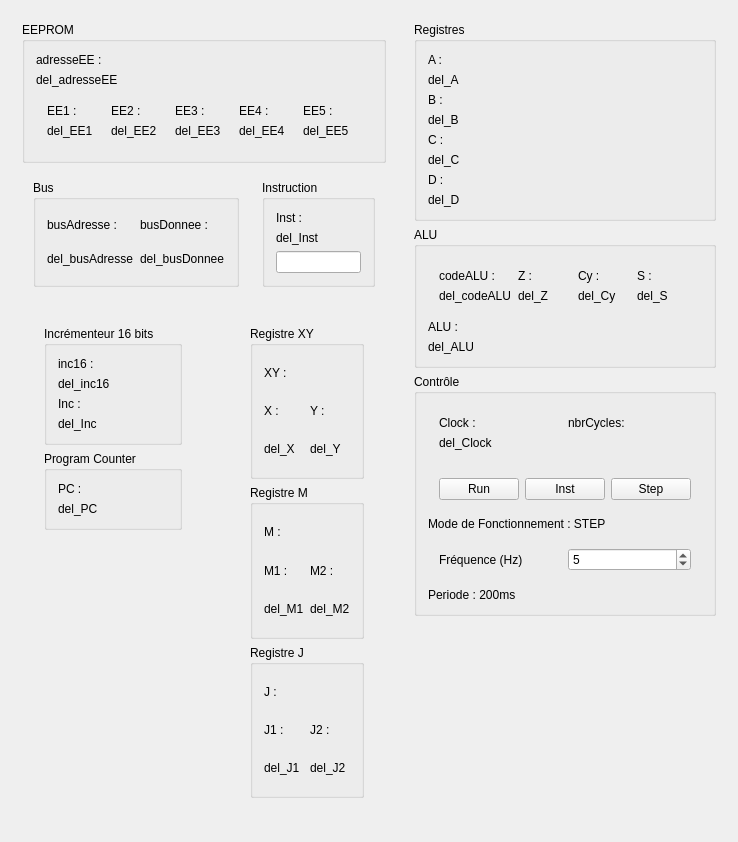
<?xml version="1.0" encoding="UTF-8"?>
<ui version="4.0">
 <class>Widget</class>
 <widget class="QWidget" name="Widget">
  <property name="geometry">
   <rect>
    <x>0</x>
    <y>0</y>
    <width>738</width>
    <height>842</height>
   </rect>
  </property>
  <property name="windowTitle">
   <string>Widget</string>
  </property>
  <layout class="QHBoxLayout" name="horizontalLayout_3">
   <item>
    <widget class="QWidget" name="widget_6" native="true">
     <layout class="QVBoxLayout" name="verticalLayout_11">
      <item>
       <widget class="QGroupBox" name="groupBox_3">
        <property name="title">
         <string>EEPROM</string>
        </property>
        <layout class="QVBoxLayout" name="verticalLayout_4">
         <item>
          <widget class="QLabel" name="label_AdresseEE">
           <property name="text">
            <string>adresseEE :</string>
           </property>
          </widget>
         </item>
         <item>
          <widget class="QLabel" name="del_adresseEE">
           <property name="text">
            <string>del_adresseEE</string>
           </property>
          </widget>
         </item>
         <item>
          <widget class="QWidget" name="widget_2" native="true">
           <layout class="QGridLayout" name="gridLayout">
            <item row="0" column="0">
             <widget class="QLabel" name="label_EE1">
              <property name="text">
               <string>EE1 :</string>
              </property>
             </widget>
            </item>
            <item row="0" column="1">
             <widget class="QLabel" name="label_EE2">
              <property name="text">
               <string>EE2 :</string>
              </property>
             </widget>
            </item>
            <item row="0" column="2">
             <widget class="QLabel" name="label_EE3">
              <property name="text">
               <string>EE3 :</string>
              </property>
             </widget>
            </item>
            <item row="0" column="3">
             <widget class="QLabel" name="label_EE4">
              <property name="text">
               <string>EE4 :</string>
              </property>
             </widget>
            </item>
            <item row="0" column="4">
             <widget class="QLabel" name="label_EE5">
              <property name="text">
               <string>EE5 :</string>
              </property>
             </widget>
            </item>
            <item row="1" column="0">
             <widget class="QLabel" name="del_EE1">
              <property name="text">
               <string>del_EE1</string>
              </property>
             </widget>
            </item>
            <item row="1" column="1">
             <widget class="QLabel" name="del_EE2">
              <property name="text">
               <string>del_EE2</string>
              </property>
             </widget>
            </item>
            <item row="1" column="2">
             <widget class="QLabel" name="del_EE3">
              <property name="text">
               <string>del_EE3</string>
              </property>
             </widget>
            </item>
            <item row="1" column="3">
             <widget class="QLabel" name="del_EE4">
              <property name="text">
               <string>del_EE4</string>
              </property>
             </widget>
            </item>
            <item row="1" column="4">
             <widget class="QLabel" name="del_EE5">
              <property name="text">
               <string>del_EE5</string>
              </property>
             </widget>
            </item>
           </layout>
          </widget>
         </item>
        </layout>
       </widget>
      </item>
      <item>
       <widget class="QWidget" name="widget_8" native="true">
        <layout class="QHBoxLayout" name="horizontalLayout_2">
         <item>
          <widget class="QGroupBox" name="groupBox_7">
           <property name="title">
            <string>Bus</string>
           </property>
           <layout class="QGridLayout" name="gridLayout_5">
            <item row="0" column="0">
             <widget class="QLabel" name="label_busAdresse">
              <property name="text">
               <string>busAdresse :</string>
              </property>
             </widget>
            </item>
            <item row="0" column="2">
             <widget class="QLabel" name="label_busDonnee">
              <property name="text">
               <string>busDonnee :</string>
              </property>
             </widget>
            </item>
            <item row="1" column="0">
             <widget class="QLabel" name="del_busAdresse">
              <property name="text">
               <string>del_busAdresse</string>
              </property>
             </widget>
            </item>
            <item row="1" column="2">
             <widget class="QLabel" name="del_busDonnee">
              <property name="text">
               <string>del_busDonnee</string>
              </property>
             </widget>
            </item>
           </layout>
          </widget>
         </item>
         <item>
          <spacer name="horizontalSpacer">
           <property name="orientation">
            <enum>Qt::Horizontal</enum>
           </property>
           <property name="sizeHint" stdset="0">
            <size>
             <width>40</width>
             <height>20</height>
            </size>
           </property>
          </spacer>
         </item>
         <item>
          <widget class="QGroupBox" name="groupBox">
           <property name="title">
            <string>Instruction</string>
           </property>
           <layout class="QVBoxLayout" name="verticalLayout">
            <property name="sizeConstraint">
             <enum>QLayout::SetDefaultConstraint</enum>
            </property>
            <item>
             <widget class="QLabel" name="label_Inst">
              <property name="text">
               <string>Inst :</string>
              </property>
             </widget>
            </item>
            <item>
             <widget class="QLabel" name="del_Inst">
              <property name="text">
               <string>del_Inst</string>
              </property>
             </widget>
            </item>
            <item>
             <widget class="QLineEdit" name="lineEdit_ASM">
              <property name="readOnly">
               <bool>true</bool>
              </property>
             </widget>
            </item>
           </layout>
          </widget>
         </item>
        </layout>
       </widget>
      </item>
      <item>
       <widget class="QWidget" name="widget_9" native="true">
        <layout class="QHBoxLayout" name="horizontalLayout_6">
         <item>
          <widget class="QWidget" name="widget_7" native="true">
           <layout class="QVBoxLayout" name="verticalLayout_7">
            <item>
             <widget class="QGroupBox" name="groupBox_10">
              <property name="title">
               <string>Incrémenteur 16 bits</string>
              </property>
              <layout class="QVBoxLayout" name="verticalLayout_8">
               <item>
                <widget class="QLabel" name="label_inc16">
                 <property name="text">
                  <string>inc16 :</string>
                 </property>
                </widget>
               </item>
               <item>
                <widget class="QLabel" name="del_inc16">
                 <property name="text">
                  <string>del_inc16</string>
                 </property>
                </widget>
               </item>
               <item>
                <widget class="QLabel" name="label_Inc">
                 <property name="text">
                  <string>Inc :</string>
                 </property>
                </widget>
               </item>
               <item>
                <widget class="QLabel" name="del_Inc">
                 <property name="text">
                  <string>del_Inc</string>
                 </property>
                </widget>
               </item>
              </layout>
             </widget>
            </item>
            <item>
             <widget class="QGroupBox" name="groupBox_11">
              <property name="title">
               <string>Program Counter</string>
              </property>
              <layout class="QVBoxLayout" name="verticalLayout_5">
               <item>
                <widget class="QLabel" name="label_PC">
                 <property name="text">
                  <string>PC :</string>
                 </property>
                </widget>
               </item>
               <item>
                <widget class="QLabel" name="del_PC">
                 <property name="text">
                  <string>del_PC</string>
                 </property>
                </widget>
               </item>
              </layout>
             </widget>
            </item>
            <item>
             <spacer name="verticalSpacer_2">
              <property name="orientation">
               <enum>Qt::Vertical</enum>
              </property>
              <property name="sizeHint" stdset="0">
               <size>
                <width>20</width>
                <height>40</height>
               </size>
              </property>
             </spacer>
            </item>
           </layout>
          </widget>
         </item>
         <item>
          <spacer name="horizontalSpacer_2">
           <property name="orientation">
            <enum>Qt::Horizontal</enum>
           </property>
           <property name="sizeHint" stdset="0">
            <size>
             <width>40</width>
             <height>20</height>
            </size>
           </property>
          </spacer>
         </item>
         <item>
          <widget class="QWidget" name="widget_10" native="true">
           <layout class="QVBoxLayout" name="verticalLayout_10">
            <item>
             <widget class="QGroupBox" name="groupBox_5">
              <property name="title">
               <string>Registre XY</string>
              </property>
              <layout class="QGridLayout" name="gridLayout_3">
               <property name="sizeConstraint">
                <enum>QLayout::SetDefaultConstraint</enum>
               </property>
               <item row="0" column="0">
                <widget class="QLabel" name="label_XY">
                 <property name="text">
                  <string>XY :</string>
                 </property>
                </widget>
               </item>
               <item row="1" column="0">
                <widget class="QLabel" name="label_X">
                 <property name="text">
                  <string>X :</string>
                 </property>
                </widget>
               </item>
               <item row="2" column="0">
                <widget class="QLabel" name="del_X">
                 <property name="text">
                  <string>del_X</string>
                 </property>
                </widget>
               </item>
               <item row="1" column="1">
                <widget class="QLabel" name="label_Y">
                 <property name="text">
                  <string>Y :</string>
                 </property>
                </widget>
               </item>
               <item row="2" column="1">
                <widget class="QLabel" name="del_Y">
                 <property name="text">
                  <string>del_Y</string>
                 </property>
                </widget>
               </item>
              </layout>
             </widget>
            </item>
            <item>
             <widget class="QGroupBox" name="groupBox_4">
              <property name="title">
               <string>Registre M</string>
              </property>
              <layout class="QGridLayout" name="gridLayout_2">
               <item row="0" column="0">
                <widget class="QLabel" name="label_M">
                 <property name="text">
                  <string>M :</string>
                 </property>
                </widget>
               </item>
               <item row="1" column="0">
                <widget class="QLabel" name="label_M1">
                 <property name="text">
                  <string>M1 :</string>
                 </property>
                </widget>
               </item>
               <item row="2" column="0">
                <widget class="QLabel" name="del_M1">
                 <property name="text">
                  <string>del_M1</string>
                 </property>
                </widget>
               </item>
               <item row="1" column="1">
                <widget class="QLabel" name="label_M2">
                 <property name="text">
                  <string>M2 :</string>
                 </property>
                </widget>
               </item>
               <item row="2" column="1">
                <widget class="QLabel" name="del_M2">
                 <property name="text">
                  <string>del_M2</string>
                 </property>
                </widget>
               </item>
              </layout>
             </widget>
            </item>
            <item>
             <widget class="QGroupBox" name="groupBox_6">
              <property name="title">
               <string>Registre J</string>
              </property>
              <layout class="QGridLayout" name="gridLayout_4">
               <item row="0" column="0">
                <widget class="QLabel" name="label_J">
                 <property name="text">
                  <string>J :</string>
                 </property>
                </widget>
               </item>
               <item row="1" column="0">
                <widget class="QLabel" name="label_J1">
                 <property name="text">
                  <string>J1 :</string>
                 </property>
                </widget>
               </item>
               <item row="2" column="0">
                <widget class="QLabel" name="del_J1">
                 <property name="text">
                  <string>del_J1</string>
                 </property>
                </widget>
               </item>
               <item row="1" column="1">
                <widget class="QLabel" name="label_J2">
                 <property name="text">
                  <string>J2 :</string>
                 </property>
                </widget>
               </item>
               <item row="2" column="1">
                <widget class="QLabel" name="del_J2">
                 <property name="text">
                  <string>del_J2</string>
                 </property>
                </widget>
               </item>
              </layout>
             </widget>
            </item>
           </layout>
          </widget>
         </item>
        </layout>
       </widget>
      </item>
     </layout>
    </widget>
   </item>
   <item>
    <widget class="QWidget" name="widget_5" native="true">
     <layout class="QVBoxLayout" name="verticalLayout_12">
      <item>
       <widget class="QGroupBox" name="groupBox_2">
        <property name="title">
         <string>Registres</string>
        </property>
        <layout class="QVBoxLayout" name="verticalLayout_2">
         <item>
          <widget class="QLabel" name="label_A">
           <property name="text">
            <string>A :</string>
           </property>
          </widget>
         </item>
         <item>
          <widget class="QLabel" name="del_A">
           <property name="text">
            <string>del_A</string>
           </property>
          </widget>
         </item>
         <item>
          <widget class="QLabel" name="label_B">
           <property name="text">
            <string>B :</string>
           </property>
          </widget>
         </item>
         <item>
          <widget class="QLabel" name="del_B">
           <property name="text">
            <string>del_B</string>
           </property>
          </widget>
         </item>
         <item>
          <widget class="QLabel" name="label_C">
           <property name="text">
            <string>C :</string>
           </property>
          </widget>
         </item>
         <item>
          <widget class="QLabel" name="del_C">
           <property name="text">
            <string>del_C</string>
           </property>
          </widget>
         </item>
         <item>
          <widget class="QLabel" name="label_D">
           <property name="text">
            <string>D :</string>
           </property>
          </widget>
         </item>
         <item>
          <widget class="QLabel" name="del_D">
           <property name="text">
            <string>del_D</string>
           </property>
          </widget>
         </item>
        </layout>
       </widget>
      </item>
      <item>
       <widget class="QGroupBox" name="groupBox_9">
        <property name="title">
         <string>ALU</string>
        </property>
        <layout class="QVBoxLayout" name="verticalLayout_3">
         <item>
          <widget class="QWidget" name="widget" native="true">
           <layout class="QGridLayout" name="gridLayout_6">
            <item row="0" column="3">
             <widget class="QLabel" name="label_Cy">
              <property name="text">
               <string>Cy :</string>
              </property>
             </widget>
            </item>
            <item row="1" column="3">
             <widget class="QLabel" name="del_Cy">
              <property name="text">
               <string>del_Cy</string>
              </property>
             </widget>
            </item>
            <item row="0" column="2">
             <widget class="QLabel" name="label_Z">
              <property name="text">
               <string>Z :</string>
              </property>
             </widget>
            </item>
            <item row="1" column="2">
             <widget class="QLabel" name="del_Z">
              <property name="text">
               <string>del_Z</string>
              </property>
             </widget>
            </item>
            <item row="0" column="4">
             <widget class="QLabel" name="label_S">
              <property name="text">
               <string>S :</string>
              </property>
             </widget>
            </item>
            <item row="1" column="4">
             <widget class="QLabel" name="del_S">
              <property name="text">
               <string>del_S</string>
              </property>
             </widget>
            </item>
            <item row="0" column="0">
             <widget class="QLabel" name="label_codeALU">
              <property name="text">
               <string>codeALU :</string>
              </property>
             </widget>
            </item>
            <item row="1" column="0">
             <widget class="QLabel" name="del_codeALU">
              <property name="text">
               <string>del_codeALU</string>
              </property>
             </widget>
            </item>
           </layout>
          </widget>
         </item>
         <item>
          <widget class="QLabel" name="label_ALU">
           <property name="text">
            <string>ALU :</string>
           </property>
          </widget>
         </item>
         <item>
          <widget class="QLabel" name="del_ALU">
           <property name="text">
            <string>del_ALU</string>
           </property>
          </widget>
         </item>
        </layout>
       </widget>
      </item>
      <item>
       <widget class="QGroupBox" name="groupBox_8">
        <property name="title">
         <string>Contrôle</string>
        </property>
        <layout class="QVBoxLayout" name="verticalLayout_6">
         <item>
          <widget class="QWidget" name="widget_4" native="true">
           <layout class="QGridLayout" name="gridLayout_8">
            <item row="1" column="0">
             <widget class="QLabel" name="del_Clock">
              <property name="text">
               <string>del_Clock</string>
              </property>
             </widget>
            </item>
            <item row="0" column="0">
             <widget class="QLabel" name="label_Clock">
              <property name="text">
               <string>Clock :</string>
              </property>
             </widget>
            </item>
            <item row="0" column="1">
             <widget class="QLabel" name="label_nbrCycles">
              <property name="text">
               <string>nbrCycles:</string>
              </property>
             </widget>
            </item>
           </layout>
          </widget>
         </item>
         <item>
          <widget class="QWidget" name="widget_3" native="true">
           <layout class="QHBoxLayout" name="horizontalLayout">
            <item>
             <widget class="QPushButton" name="pushButton_Run">
              <property name="text">
               <string>Run</string>
              </property>
              <property name="checkable">
               <bool>true</bool>
              </property>
              <property name="checked">
               <bool>false</bool>
              </property>
             </widget>
            </item>
            <item>
             <widget class="QPushButton" name="pushButton_Inst">
              <property name="text">
               <string>Inst</string>
              </property>
              <property name="checkable">
               <bool>true</bool>
              </property>
             </widget>
            </item>
            <item>
             <widget class="QPushButton" name="pushButton_Step">
              <property name="text">
               <string>Step</string>
              </property>
             </widget>
            </item>
           </layout>
          </widget>
         </item>
         <item>
          <widget class="QLabel" name="label_modeFonctionnement">
           <property name="text">
            <string>Mode de Fonctionnement : STEP</string>
           </property>
          </widget>
         </item>
         <item>
          <widget class="QWidget" name="widget_11" native="true">
           <layout class="QHBoxLayout" name="horizontalLayout_4">
            <item>
             <widget class="QLabel" name="label">
              <property name="text">
               <string>Fréquence (Hz)</string>
              </property>
             </widget>
            </item>
            <item>
             <widget class="QSpinBox" name="spinBox">
              <property name="minimum">
               <number>1</number>
              </property>
              <property name="maximum">
               <number>30</number>
              </property>
              <property name="value">
               <number>5</number>
              </property>
             </widget>
            </item>
           </layout>
          </widget>
         </item>
         <item>
          <widget class="QLabel" name="label_timer">
           <property name="text">
            <string>Periode : 200ms </string>
           </property>
          </widget>
         </item>
        </layout>
       </widget>
      </item>
      <item>
       <spacer name="verticalSpacer">
        <property name="orientation">
         <enum>Qt::Vertical</enum>
        </property>
        <property name="sizeHint" stdset="0">
         <size>
          <width>20</width>
          <height>40</height>
         </size>
        </property>
       </spacer>
      </item>
     </layout>
    </widget>
   </item>
  </layout>
 </widget>
 <layoutdefault spacing="6" margin="11"/>
 <resources/>
 <connections/>
</ui>
